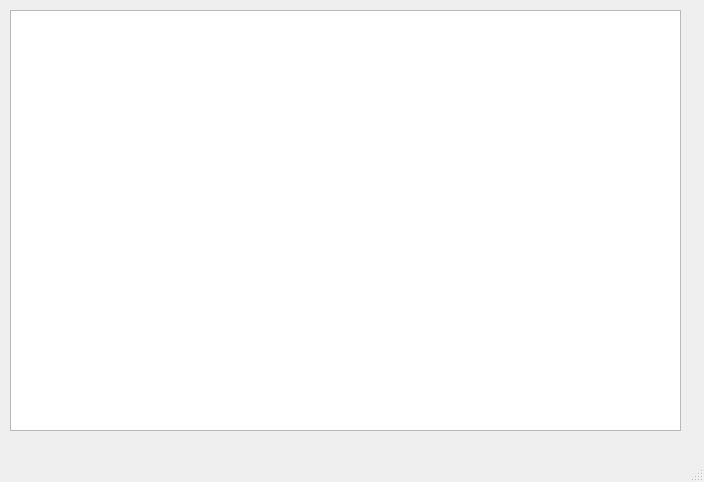
<?xml version="1.0" encoding="UTF-8"?>
<ui version="4.0">
 <class>MainWindow</class>
 <widget class="QMainWindow" name="MainWindow">
  <property name="geometry">
   <rect>
    <x>0</x>
    <y>0</y>
    <width>704</width>
    <height>482</height>
   </rect>
  </property>
  <property name="windowTitle">
   <string>MainWindow</string>
  </property>
  <widget class="QWidget" name="centralwidget">
   <widget class="QTableWidget" name="tableWidget">
    <property name="geometry">
     <rect>
      <x>10</x>
      <y>10</y>
      <width>671</width>
      <height>421</height>
     </rect>
    </property>
   </widget>
  </widget>
  <widget class="QMenuBar" name="menubar">
   <property name="geometry">
    <rect>
     <x>0</x>
     <y>0</y>
     <width>704</width>
     <height>26</height>
    </rect>
   </property>
  </widget>
  <widget class="QStatusBar" name="statusbar"/>
 </widget>
 <resources/>
 <connections/>
</ui>
